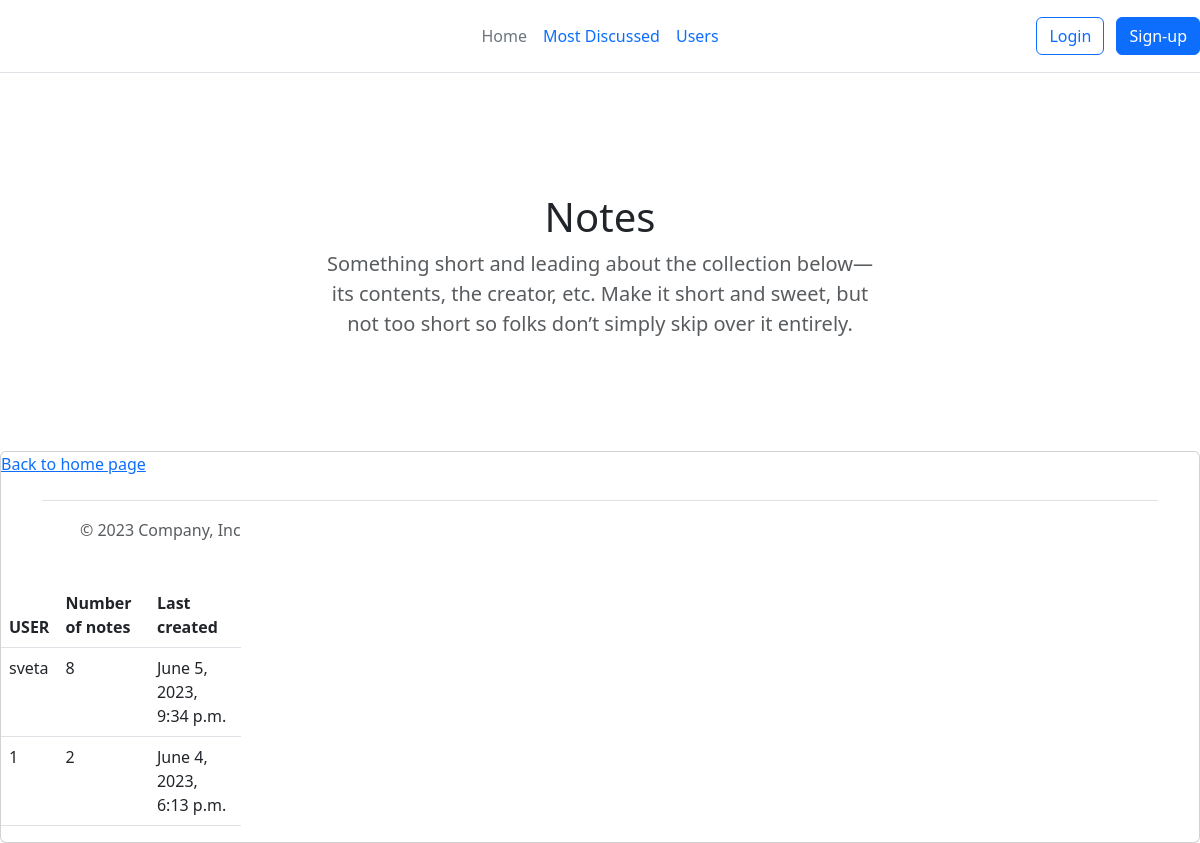
/users/, run on the app's committed database.
### user/models.py (models this page shows)
class User(AbstractUser):
    phone = models.CharField(max_length=20, null=True)
    address = models.CharField(max_length=250, null=True)
    class Meta:
        db_table = "user"

### todolist/cls_views.py (the view)
# urls.py: path('users/', cls_views.ListUser.as_view(), name="users"),
class ListUser(View):
    @staticmethod
    def get_queryset():
        qs = User.objects.annotate(posts_count=Count('posts')).annotate(last_post=Max('posts__created')).order_by('-posts_count', '-last_post')
        return qs
    def get(self, request):
        users = self.get_queryset()
        return render(request, "todolist/list_user.html", {"users": users})

### templates/todolist/list_user.html (shortened to what this page needs)
{% extends "todolist/base.html" %}
{% block content %}
    <div class="card">
         <table class="table" style="width: 20%">
          <thead>
            <tr>
              <th scope="col">USER</th>
              <th scope="col">Number of notes</th>
              <th scope="col">Last created</th>
            </tr>
          </thead>
          {% for user in users %}
                {% if user.posts_count %}
                    <tr>
                      <td> {{user.username}} </td>
                      <td> {{ user.posts_count }} </td>
                      <td> {{ user.last_post }} </td>
                    </tr>
                {% endif %}
          {% endfor %}
          <a href='/'> Back to home page</a>
    </div>
{% endblock %}

### data on the page
User: username "sveta", posts_count "8", last_post "June 5, 2023, 9:34 p.m."
User: username "1", posts_count "2", last_post "June 4, 2023, 6:13 p.m."
